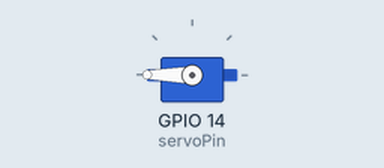
The program below on a simulated ESP32. Parts: servo. Wiring (inferred from the names in the program): servo: signal GPIO 14. Servo pulses on a pin are drawn as a servo (544–2400 µs = 0–180°).

Above: at 0.1 s.
At 82.1 s:
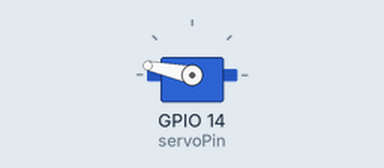
At 128.2 s:
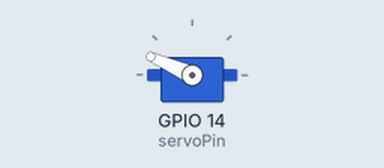
Timing chart, 0 to 129.7 s (numbered marks = the images above):
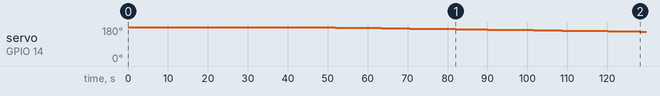

Measured:
- by itself, servo on GPIO 14 (servoPin): moves from 180° to 156° over 84.3 s

The program:

main.cpp
```cpp
#include <Arduino.h>


#define servoPin 14

int pos = 90;
void servo(int g, int porta){
  //g é um número inteiro entre 0 e 1024
  int duty_cycle = (2000-(g/0.512))+500;
  for(int i =0;i<=10;i++){
    digitalWrite(porta,1);delayMicroseconds(duty_cycle);
    digitalWrite(porta,0);delayMicroseconds(20000-duty_cycle);
  }
}

void setup() {
  // put your setup code here, to run once:
  Serial.begin(9600);
  pinMode(servoPin,OUTPUT);
}

void loop() {
  // put your main code here, to run repeatedly:
  for (int p = 0;p<=1024;p++){
    servo(p,servoPin);
    delay(500);
  }
  for (int p = 1024;p>=0;p--){
    servo(p,servoPin);
    delay(500);
  }
  // int lux = analogRead(12) - analogRead(13);
  // if (lux < -10 && pos <=180){
  //   pos--;
  //   myservo.write(pos);
  // }else if(lux > 10 && pos  >=0){
  //   pos++;
  //   myservo.write(pos);
  // }
  // int ldr1;
  // int ldr2;
  // ldr1 = analogRead(33);
  // ldr2 = analogRead(13);
  // //Serial.print(ldr1);Serial.print("\t");Serial.println(ldr2);
  // if(-10<(ldr1-ldr2)<10){
  //   if ((ldr1>ldr2)&&(pos>0)){
  //     pos--;
  //   } else if(pos<1024){
  //     pos++;
  //   }
  //   servo(pos,servoPin);
  // }
  delay(50);
}
```
